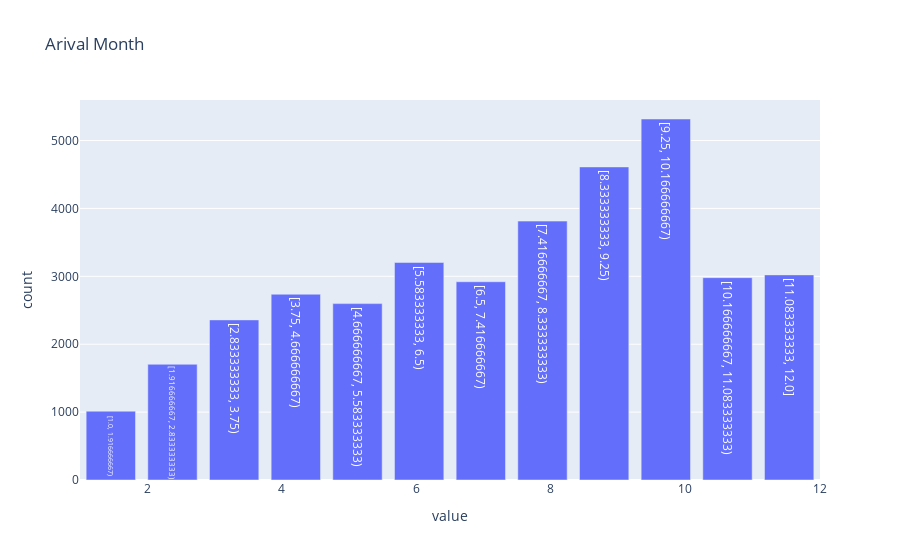

The notebook cell saved with this chart:
### Markdown cell above
### Graphing Data

### Code cell
customer_df.plot.hist("arrival_month", bins=12, title="Arival Month")

### Figure 1 — Plotly figure (JSON) as saved in the notebook; plotly's stock layout.template omitted (floating-point values rounded to 4 significant figures)
{"data": [{"hovertemplate": "variable=arrival_month<br>value=%{text}<br>count=%{y}", "name": "arrival_month", "text": ["[1.0, 1.916666667)", "[1.916666667, 2.833333333)", "[2.833333333, 3.75)", "[3.75, 4.666666667)", "[4.666666667, 5.583333333)", "[5.583333333, 6.5)", "[6.5, 7.416666667)", "[7.416666667, 8.333333333)", "[8.333333333, 9.25)", "[9.25, 10.166666667)", "[10.166666667, 11.083333333)", "[11.083333333, 12.0]"], "type": "bar", "x": [1.458, 2.375, 3.292, 4.208, 5.125, 6.042, 6.958, 7.875, 8.792, 9.708, 10.62, 11.54], "y": [1014, 1704, 2358, 2736, 2598, 3203, 2920, 3813, 4611, 5317, 2980, 3021]}], "layout": {"barmode": "stack", "title": {"text": "Arival Month"}, "xaxis": {"title": {"text": "value"}}, "yaxis": {"title": {"text": "count"}}}}
